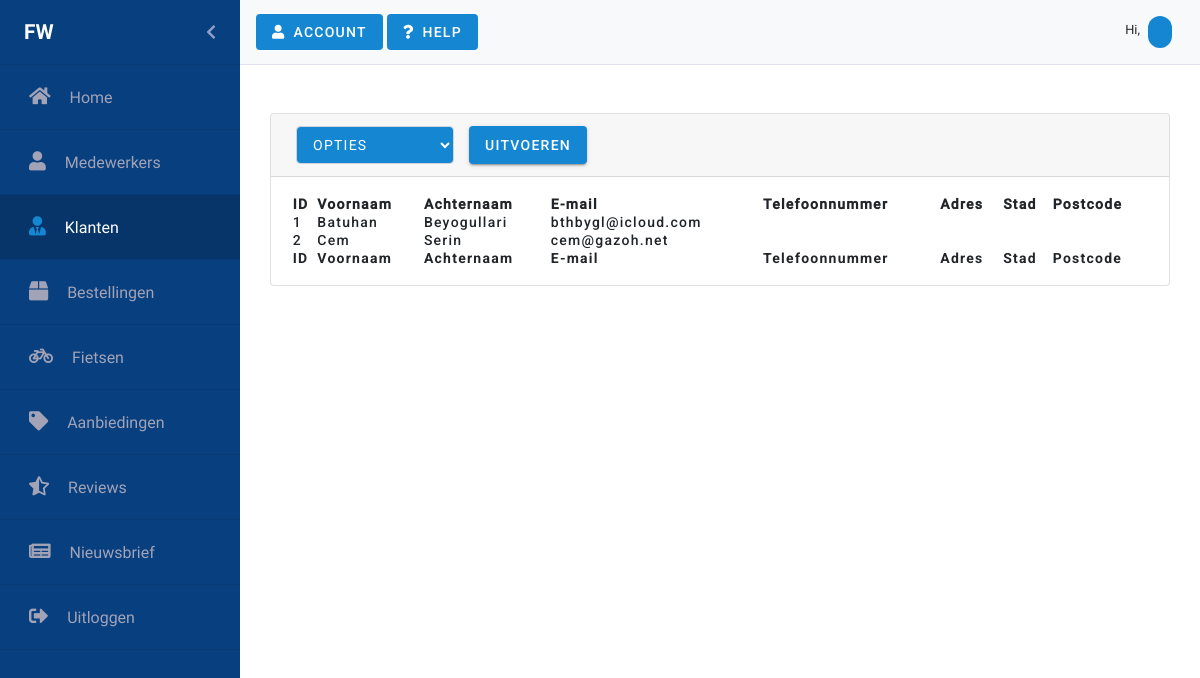
Before: /Klanten.php with the older database file.
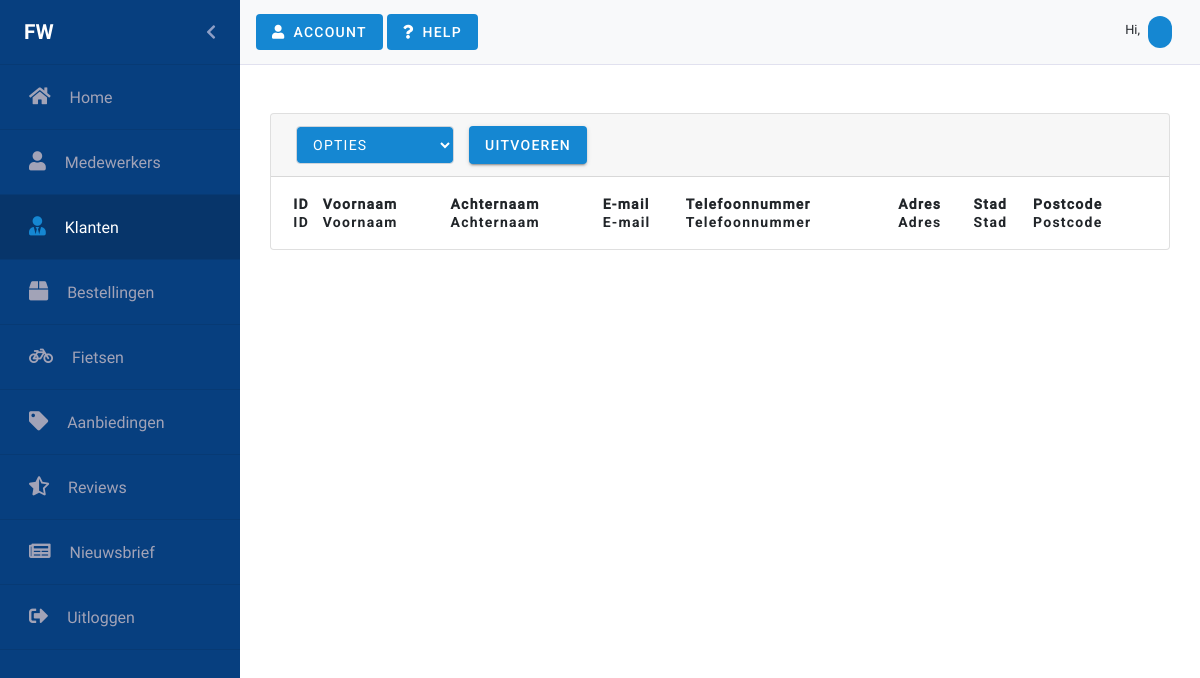
After: the same page with the newer database file.
### tables this page shows
CREATE TABLE `customers` (
  `id` int(11) NOT NULL,
  `username` varchar(50) NOT NULL,
  `first_name` varchar(30) NOT NULL,
  `last_name` varchar(30) NOT NULL,
  `adress` varchar(60) NOT NULL,
  `city` varchar(45) NOT NULL,
  `zip_code` varchar(6) NOT NULL,
  `email` varchar(60) NOT NULL,
  `email_verified` tinyint(1) NOT NULL,
  `phone` varchar(11) NOT NULL,
  `password` varchar(255) NOT NULL,
  `register_date` datetime NOT NULL DEFAULT CURRENT_TIMESTAMP,
  `remember_me` varchar(80) NOT NULL,
  `last_login` datetime NOT NULL
);

### Klanten.php (the view, shortened to what this page needs)
<?php
require_once("Controllers/dbconnect.php");
$records = $con->query("SELECT * FROM customers");
?>
<html lang="en">
<head>
    <link rel="stylesheet" href="https://stackpath.bootstrapcdn.com/bootstrap/4.3.1/css/bootstrap.min.css"
>
    <link rel="stylesheet" href="https://use.fontawesome.com/releases/v5.8.2/css/all.css"
          type='text/css' media='all'>
    <link href="css/Material/material-components-web.min.css" rel="stylesheet">
    <link rel="stylesheet" href="scss/backend.css">
    <link rel="stylesheet" type="text/css" href="css/Datatable/select.dataTables.min.css">
    <link rel="stylesheet" type="text/css" href="css/Datatable/datatables.min.css"/>
    <link rel="stylesheet" type="text/css" href="css/Animate/animate.css">
</head>
<body>
<div id="wrapper" class="toggled">
    <div id="sidebar-wrapper" class="sidebarAnimation">
        <ul class="sidebarUl">
            <div class="sidebarProfilePicture pl-4 pr-4" id="sidebarProfilePicture">
                <span class="logo sidebarUsername">FW</span>
                <a href="#menu-toggle" id="menu-toggle" class="aSidebarChevron float-right">
                    <i class="fas fa-chevron-left" id="chevron"></i>
                </a>
            </div>
            <li class="sidebarLi">
                <a class="accordion-toggle collapsed toggle-switch" href="index.php">
                    <div class="sidebarData">
                        <span class="sidebar-icon"><i class="fas fa-home iconwidth"></i></span>
                        <span class="pr-15"></span>
                        <span class="sidebar-title">Home</span>
                    </div>
                </a>
            </li>
            <li class="sidebarLi">
                <a class="accordion-toggle collapsed toggle-switch" href="medewerkers.php">
                    <div class="sidebarData">
                        <span class="sidebar-icon"><i class="fas fa-user iconwidth"></i></span>
                        <span class="pr-15"></span>
                        <span class="sidebar-title">Medewerkers</span>
                    </div>
                </a>
            </li>
            <li class="sidebarLi active">
                <a class="accordion-toggle collapsed toggle-switch" href="#">
                    <div class="sidebarData">
                        <span class="sidebar-icon"><i class="fas fa-user-tie iconwidth"></i></span>
                        <span class="pr-15"></span>
                        <span class="sidebar-title">Klanten</span>
                    </div>
                </a>
            </li>
            <li class="sidebarLi" id="bestellingen" data-toggle="collapse" href="#submenu-2">
                <a class="accordion-toggle collapsed toggle-switch" data-toggle="collapse" href="#submenu-2">
                    <div class="sidebarData">
                        <span class="sidebar-icon"><i class="fa fa-box iconwidth"></i></span>
                        <span class="pr-15"></span>
                        <span class="sidebar-title">Bestellingen</span>
                    </div>
                </a>
            </li>
            <li class="sidebarLi">
                <a class="accordion-toggle collapsed toggle-switch" href="fietsen.php">
                    <div class="sidebarData">
                        <span class="sidebar-icon"><i class="fa fa-bicycle iconwidth"></i></span>
                        <span class="pr-15"></span>
                        <span class="sidebar-title">Fietsen</span>
                    </div>
                </a>
            </li>
            <li class="sidebarLi">
                <a class="accordion-toggle collapsed toggle-switch" href="aanbiedingen.php">
                    <div class="sidebarData">
                        <span class="sidebar-icon"><i class="fas fa-tag iconwidth"></i></span>
                        <span class="pr-15"></span>
                        <span class="sidebar-title">Aanbiedingen</span>
                    </div>
                </a>
            </li>
            <li class="sidebarLi">
                <a class="accordion-toggle collapsed toggle-switch" href="reviews.php">
                    <div class="sidebarData">
                        <span class="sidebar-icon"><i class="fas fa-star-half-alt iconwidth"></i></span>
                        <span class="pr-15"></span>
                        <span class="sidebar-title">Reviews</span>
                    </div>
                </a>
            </li>
            <li class="sidebarLi">
                <a class="accordion-toggle collapsed toggle-switch" href="nieuwsbrief.php">
                    <div class="sidebarData">
                        <span class="sidebar-icon"><i class="fas fa-newspaper iconwidth"></i></span>
                        <span class="pr-15"></span>
                        <span class="sidebar-title">Nieuwsbrief</span>
                    </div>
                </a>
            </li>
            <li class="sidebarLi">
                <a class="accordion-toggle collapsed toggle-switch" href="#">
                    <div class="sidebarData">
                        <span class="sidebar-icon"><i class="fas fa-sign-out-alt iconwidth"></i></span>
                        <span class="pr-15"></span>
                        <span class="sidebar-title">Uitloggen</span>
                    </div>
                </a>
            </li>
        </ul>
    </div>
    <nav class="navbar navbar-light bg-light mr-auto nav" id="nav">
        <div class="justify-content-end">
            <button class="foo-button mdc-button mdc-button--unelevated mdc-ripple-upgraded account">
                <i class="fas fa-user"></i>
                <span class="mdc-button__label">Account</span>
            </button>
            <button class="foo-button mdc-button mdc-button--unelevated mdc-ripple-upgraded help">
                <i class="fas fa-question"></i>
                <span class="mdc-button__label">Help</span>
            </button>
        </div>
        <div class="mdc-chip-set pl-2 pr-2">
            <div class="hiUser pr-1 pt-2">
                <span class="hiNav">Hi, </span>
            </div>
            <div class="mdc-chip" tabindex="0">
            </div>
        </div>
    </nav>
    <div class="row gebruikers">
        <div class="card text-black mb-5 mt-5">
            <div class="card-header" id="card-header">
                <div class="selectDatatable mdc-button__label">
                    <select class="form-control">
                        <option value="" disabled selected id="opties">Opties</option>
                    </select>
                </div>
                <button class="foo-button mdc-button mdc-button--raised mdc-ripple-upgraded uitvoeren" id="uitvoeren">
                    <span class="mdc-button__label">Uitvoeren</span>
                </button>
            </div>
            <div id="datatable-card" class="card-body-table">
                <table id="klanten" class="table-card" style="width:100%">
                    <thead>
                    <tr>
                        <th></th>
                        <th>ID</th>
                        <th>Voornaam</th>
                        <th>Achternaam</th>
                        <th>E-mail</th>
                        <th>Telefoonnummer</th>
                        <th>Adres</th>
                        <th>Stad</th>
                        <th>Postcode</th>
                    </tr>
                    </thead>
                    <tbody>
                    <?php
                    while ($row = mysqli_fetch_array($records)) {
                        ?>
                        <tr>
                            <td></td>
                            <td><?php echo $row['id'] ?></td>
                            <td><?php echo $row['first_name'] ?></td>
                            <td><?php echo $row['last_name'] ?></td>
                            <td><?php echo $row['email'] ?></td>
                            <td><?php echo $row['phone'] ?></td>
                            <td><?php echo $row['adress'] ?></td>
                            <td><?php echo $row['city'] ?></td>
                            <td><?php echo $row['zip_code'] ?></td>
                        </tr>
                        <?php
                    }
                    ?>
                    </tbody>
                    <tfoot>
                    <tr>
                        <th></th>
                        <th>ID</th>
                        <th>Voornaam</th>
                        <th>Achternaam</th>
                        <th>E-mail</th>
                        <th>Telefoonnummer</th>
                        <th>Adres</th>
                        <th>Stad</th>
                        <th>Postcode</th>
                    </tr>
                    </tfoot>
                </table>
            </div>
        </div>
    </div>
</body>
</html>

### scss/backend.css (style rules this page uses)
#sidebar-wrapper { background: #073f7f !important; float: left; overflow: hidden; min-height: 100vh; width: 240px; }
a { text-decoration: none !important; }
.sidebarUl { padding: 0px; overflow: hidden; height: 100% !important; display: inline; }
.sidebarLi { height: 65px; line-height: 65px; font-size: 1rem; border-bottom: 1px solid #073A74; }
.active { background: #073A74; }
.active .sidebarData { color: #fff; }
.active .sidebar-icon { color: #1587d2; }
.iconwidth { font-size: 1.2rem !important; }
.iconwidth::before { width: 24px !important; }
.sidebarData { color: #a2a3b7; position: relative; left: 29px; }
.active { background: #07356A !important; color: #fff; }
.sidebarUsername { font-family: Roboto-Bold; margin: 0; }
.aSidebarChevron { color: #c3c5e2b8; }
i#chevron { line-height: 65px; }
.sidebarProfilePicture { height: 65px; line-height: 65px; font-size: 1rem; border-bottom: 1px solid #073A74; color: #fff; }
#wrapper { padding-left: 0; -webkit-transition: all 0.5s ease; -moz-transition: all 0.5s ease; -o-transition: all 0.5s ease; transition: all 0.5s ease; }
.sidebarAnimation { -webkit-transition: all 0.4s ease; -moz-transition: all 0.4s ease; -o-transition: all 0.4s ease; transition: all 0.4s ease; }
.pr-15 { padding-right: 15px !important; }
.logo { font-family: Roboto-Bold; text-transform: uppercase; font-size: 1.3rem; }
.account { background-color: #1587d2 !important; }
.help { background-color: #1587d2 !important; }
.nav { height: 65px; border-bottom: 1px solid #e1e1ef; }
.hiNav { font-size: 0.8rem; }
.mdc-chip { background: #1587d2; color: #fff; }
.card-body-table { padding: 18px; }
.card.text-black.mb-5.mt-5 { margin-right: 30px; margin-left: 30px; width: 100%; }
thead { font-family: Roboto-Medium; }
.selectDatatable { float: left; margin-right: 20px; }
.gebruikers { margin: 0; }
select { height: 38px !important; margin-left: 5px; transition: border-color 0.15s ease-in-out, box-shadow 0.15s ease-in-out; background-color: #1587d2; color: #fff !important; font-family: Roboto, sans-serif; -moz-osx-font-smoothing: grayscale; -webkit-font-smoothing: antialiased; font-size: 0.875rem !important; line-height: inherit; font-weight: 500; letter-spacing: 0.0892857143em; text-decoration: none; text-transform: uppercase; padding: 0 8px 0 8px; display: inline-flex; position: relative; align-items: center; justify-content: center; box-sizing: border-box; min-width: 64px; border: none; outline: none; -webkit-user-select: none; -moz-user-select: none; -ms-user-select: none; user-select: none; overflow: hidden; vertical-align: middle; border-radius: 4px; }
.form-control { background-color: #1587d2 !important; }
.uitvoeren { height: 38px; background-color: #1587d2 !important; }
.table-card { letter-spacing: 0.0892857143em !important; font-weight: 500 !important; font-size: 0.875rem !important; font-family: Roboto, sans-serif !important; border: none !important; outline: none !important; }
body, html { font-family: Roboto-Regular; overflow-x: hidden; height: 100%; }
:root { --mdc-theme-primary: #073f7f; --mdc-theme-secondary: #018786; --mdc-theme-background: #fff; --mdc-theme-surface: #fff; --mdc-theme-error: #b00020; --mdc-theme-on-primary: #fff; --mdc-theme-on-secondary: #fff; --mdc-theme-on-surface: #000; --mdc-theme-on-error: #fff; --mdc-theme-text-primary-on-background: rgba(0, 0, 0, 0.87); --mdc-theme-text-secondary-on-background: rgba(0, 0, 0, 0.54); --mdc-theme-text-hint-on-background: rgba(0, 0, 0, 0.38); --mdc-theme-text-disabled-on-background: rgba(0, 0, 0, 0.38); --mdc-theme-text-icon-on-background: rgba(0, 0, 0, 0.38); --mdc-theme-text-primary-on-light: rgba(0, 0, 0, 0.87); --mdc-theme-text-secondary-on-light: rgba(0, 0, 0, 0.54); --mdc-theme-text-hint-on-light: rgba(0, 0, 0, 0.38); --mdc-theme-text-disabled-on-light: rgba(0, 0, 0, 0.38); --mdc-theme-text-icon-on-light: rgba(0, 0, 0, 0.38); --mdc-theme-text-primary-on-dark: white; --mdc-theme-text-secondary-on-dark: rgba(255, 255, 255, 0.7); --mdc-theme-text-hint-on-dark: rgba(255, 255, 255, 0.5); --mdc-theme-text-disabled-on-dark: rgba(255, 255, 255, 0.5); --mdc-theme-text-icon-on-dark: rgba(255, 255, 255, 0.5); }
#wrapper { height: 100% !important; }

Changed rows visible on the page:
removed customers: id "1", first_name "Batuhan", last_name "Beyogullari", email "bthbygl@icloud.com"
removed customers: id "2", first_name "Cem", last_name "Serin", email "cem@gazoh.net"
